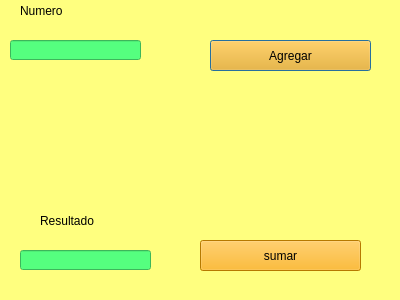
<?xml version="1.0" encoding="UTF-8"?>
<ui version="4.0">
 <class>Dialog</class>
 <widget class="QDialog" name="Dialog">
  <property name="geometry">
   <rect>
    <x>0</x>
    <y>0</y>
    <width>400</width>
    <height>300</height>
   </rect>
  </property>
  <property name="windowTitle">
   <string>Dialog</string>
  </property>
  <property name="styleSheet">
   <string notr="true">background-color: rgb(255, 255, 127);
border-color: rgb(85, 85, 0);
</string>
  </property>
  <widget class="QPushButton" name="a">
   <property name="geometry">
    <rect>
     <x>210</x>
     <y>40</y>
     <width>161</width>
     <height>31</height>
    </rect>
   </property>
   <property name="styleSheet">
    <string notr="true">background-color: rgb(255, 170, 0);</string>
   </property>
   <property name="text">
    <string>Agregar</string>
   </property>
  </widget>
  <widget class="QLineEdit" name="recibidor">
   <property name="geometry">
    <rect>
     <x>10</x>
     <y>40</y>
     <width>131</width>
     <height>20</height>
    </rect>
   </property>
   <property name="styleSheet">
    <string notr="true">background-color: rgb(85, 255, 127);</string>
   </property>
   <property name="text">
    <string/>
   </property>
  </widget>
  <widget class="QLabel" name="label">
   <property name="geometry">
    <rect>
     <x>20</x>
     <y>0</y>
     <width>71</width>
     <height>21</height>
    </rect>
   </property>
   <property name="styleSheet">
    <string notr="true">font: 16pt &quot;Franklin Gothic Medium Cond&quot;;</string>
   </property>
   <property name="text">
    <string>Numero</string>
   </property>
  </widget>
  <widget class="QLineEdit" name="recibidor_3">
   <property name="geometry">
    <rect>
     <x>20</x>
     <y>250</y>
     <width>131</width>
     <height>20</height>
    </rect>
   </property>
   <property name="styleSheet">
    <string notr="true">background-color: rgb(85, 255, 127);</string>
   </property>
   <property name="text">
    <string/>
   </property>
  </widget>
  <widget class="QLabel" name="label_3">
   <property name="geometry">
    <rect>
     <x>40</x>
     <y>210</y>
     <width>101</width>
     <height>21</height>
    </rect>
   </property>
   <property name="styleSheet">
    <string notr="true">font: 16pt &quot;Franklin Gothic Medium Cond&quot;;</string>
   </property>
   <property name="text">
    <string>Resultado</string>
   </property>
  </widget>
  <widget class="QPushButton" name="a_2">
   <property name="geometry">
    <rect>
     <x>200</x>
     <y>240</y>
     <width>161</width>
     <height>31</height>
    </rect>
   </property>
   <property name="styleSheet">
    <string notr="true">background-color: rgb(255, 170, 0);</string>
   </property>
   <property name="text">
    <string>sumar</string>
   </property>
  </widget>
 </widget>
 <resources/>
 <connections/>
</ui>
